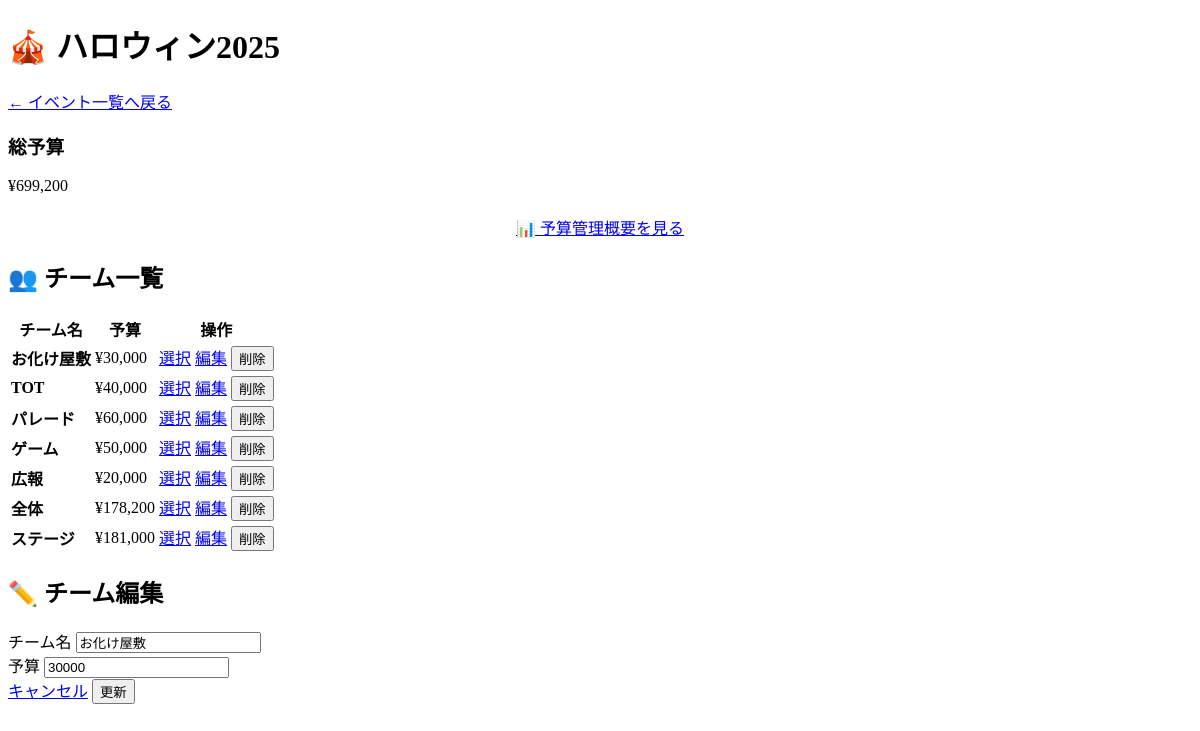
The page /event.php?event_id=4&edit_team=13 on the database its author committed.
### tables this page shows
CREATE TABLE `events` (
  `id` int NOT NULL,
  `name` varchar(255) NOT NULL,
  `budget` int NOT NULL,
  `slack_channel_url` varchar(255) NOT NULL
);

CREATE TABLE `teams` (
  `id` int NOT NULL,
  `event_id` int NOT NULL,
  `name` varchar(255) NOT NULL,
  `budget` int NOT NULL
);

### event.php (the view, shortened to what this page needs)
<?php
require_once __DIR__ . '/config/db_connect.php';
$event_id = $_GET['event_id'] ?? null;
$stmt = $pdo->prepare('SELECT * FROM events WHERE id = ?');
$stmt->execute([$event_id]);
$event = $stmt->fetch();
$stmt = $pdo->prepare('SELECT * FROM teams WHERE event_id = ? ORDER BY id DESC');
$stmt->execute([$event_id]);
$teams = $stmt->fetchAll();
?>
<!DOCTYPE html>
<html lang="ja">
<head>
    <link rel="stylesheet" href="assets/style.css">
</head>
<body>
    <div class="container">
        <div class="main-card">
            <h1 class="title">🎪 <?= htmlspecialchars($event['name']) ?></h1>
            <div class="breadcrumb">
                <a href="index.php">← イベント一覧へ戻る</a>
            </div>
            <div class="card">
                <div class="info-cards">
                    <div class="info-card budget">
                        <h3>総予算</h3>
                        <div class="amount">¥<?= number_format($event['budget']) ?></div>
                    </div>
                </div>
                <div style="text-align: center; margin-top: 20px;">
                    <a href="budget_overview.php?event_id=<?= $event_id ?>" class="btn btn-info">📊 予算管理概要を見る</a>
                </div>
            </div>
            <h2 class="subtitle">👥 チーム一覧</h2>
            <div class="table-container">
                <table class="styled-table">
                    <thead>
                        <tr>
                            <th>チーム名</th>
                            <th>予算</th>
                            <th>操作</th>
                        </tr>
                    </thead>
                    <tbody>
                        <?php foreach ($teams as $team): ?>
                        <tr>
                            <td><strong><?= htmlspecialchars($team['name']) ?></strong></td>
                            <td>¥<?= number_format($team['budget']) ?></td>
                            <td>
                                <a href="team.php?team_id=<?= $team['id'] ?>&event_id=<?= $event_id ?>" class="btn btn-primary btn-sm">選択</a>
                                <a href="?event_id=<?= $event_id ?>&edit_team=<?= $team['id'] ?>" class="btn btn-edit btn-sm">編集</a>
                                <button type="button" onclick="showDeleteTeamForm(<?= $team['id'] ?>, '<?= htmlspecialchars($team['name'], ENT_QUOTES) ?>')" class="btn btn-delete btn-sm">削除</button>
                            </td>
                        </tr>
                        <?php endforeach; ?>
                    </tbody>
                </table>
            </div>
            <?php
            if (isset($_GET['edit_team'])) {
                $edit_id = $_GET['edit_team'];
                $stmt = $pdo->prepare('SELECT * FROM teams WHERE id = ?');
                $stmt->execute([$edit_id]);
                $edit_team = $stmt->fetch();
                if ($edit_team): ?>
                <h2 class="subtitle">✏️ チーム編集</h2>
                <form method="post" class="form">
                    <div class="form-group">
                        <label>チーム名</label>
                        <input type="text" name="team_name" value="<?= htmlspecialchars($edit_team['name']) ?>" required class="input">
                    </div>
                    <div class="form-group">
                        <label>予算</label>
                        <input type="number" name="team_budget" value="<?= htmlspecialchars($edit_team['budget']) ?>" required class="input">
                    </div>
                    <div class="text-right">
                        <a href="event.php?event_id=<?= $event_id ?>" class="btn btn-outline">キャンセル</a>
                        <button type="submit" name="update_team" class="btn btn-primary">更新</button>
                    </div>
                </form>
                <?php endif;
            } ?>
        </div>
    </div>
</body>
</html>

### rows shown on the page
events: name "ハロウィン2025", budget "699,200"
teams: name "お化け屋敷", budget "30,000", team_name "お化け屋敷", team_budget "30000"
teams: name "TOT", budget "40,000"
teams: name "パレード", budget "60,000"
teams: name "ゲーム", budget "50,000"
teams: name "広報", budget "20,000"
teams: name "全体", budget "178,200"
teams: name "ステージ", budget "181,000"
